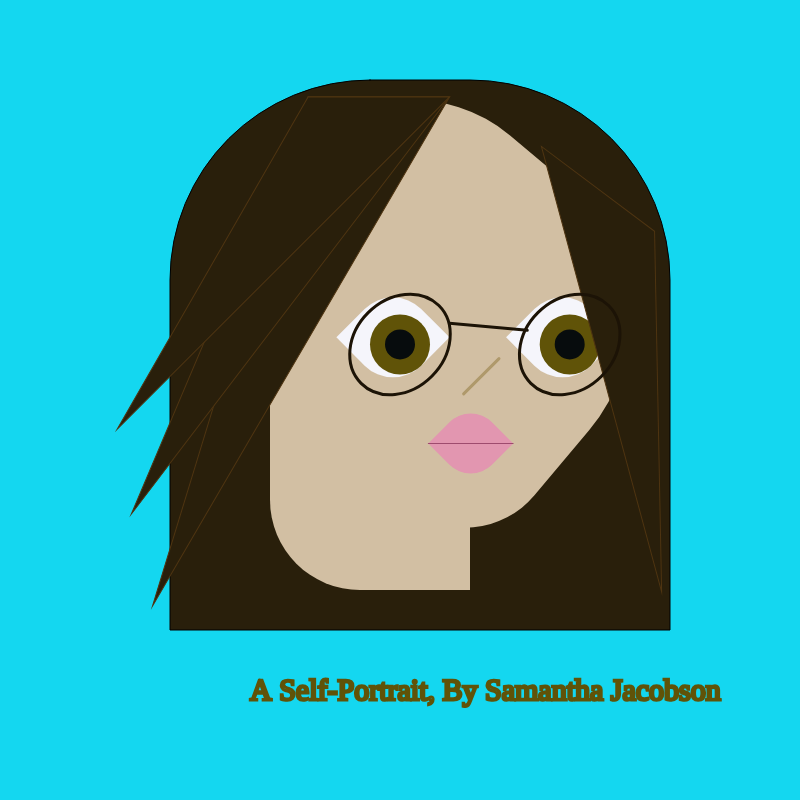
Frame 1 (no input)
Frame 60 (no input): identical to frame 1, image omitted
Frame 120 (the mouse pressed at the canvas centre since frame 60): identical to frame 1, image omitted

The p5.js sketch that drew this single still picture (run headless with seeded random() and noise() and a simulated clock; from frame 60 on, the mouse is pressed at the canvas centre):

// p5.js sketch
// ── sketch.js
function setup(){
  //create canvas
  createCanvas( 800,800 );
}

function draw() {

  //background
  background('rgb(20, 215, 240)')

  /* ********************** */
  /* MAIN SANDBOX*/
  /* ********************** */
push();

//set grid center( x:0,y:0 )
// to canvas center
translate( 400, 500 );

/* ********************** */
/* HEAD */
/* ********************** */
push();
//back of hair
fill('rgb(41, 31, 11)')
rect(-230,-420,500,550,200,200,0,0);

//start of head
noStroke();
fill('rgb(210, 191, 163)');

rotate( radians(40));
rect(-300,-350,400,350,150,200,90,150);

//neck
rotate(radians(50));
rect(-110,-70,200,200,0,0,90,0);

//eyes
rotate(radians(45))
fill('rgb(245, 245, 251)');
rect(-150,80,80,80,0,90,0,90);
rect(-270,-40,80,80,0,90,0,90);

fill('rgb(96, 83, 8)')
ellipse(-110,110,60,60,0,90,0,90);
ellipse(-230,-10,60,60,0,90,0,90);

fill('rgb(7, 12, 13)')
ellipse(-110,110,30,30,0,90,0,90);
ellipse(-230,-10,30,30,0,90,0,90);
//mouth
fill('rgb(226, 150, 176)')
rect(-120,-40,60,60,0,90,0,90);
stroke('rgb(158, 75, 110)')
line(-60,20,-120,-40)

//front of hair
stroke('rgb(78, 52, 17)');
fill('rgb(41, 31, 11)');
triangle(-320,250,250,100,-220,350);
triangle(-320,250,200,180,-220,350);
triangle(-320,250,150,250,-220,350);
triangle(-120,-250,-350,150,-370,10);

//glasses
stroke('rgb(28, 19, 6)');
strokeWeight(3);
noFill();
ellipse(-110,110,110,90,0,90,0,90);
ellipse(-230,-10,110,90,0,90,0,90);
line(-160,90,-210,30);

//nose
stroke('rgb(175, 153, 107)');
line(-120,30,-170,30);

//signing it with my name
stroke('rgb(96, 83, 8)')
rotate(radians(225))
textSize(30);
textFont("Times New Roman");
text("A Self-Portrait, By Samantha Jacobson", -150,200)
pop();

}
